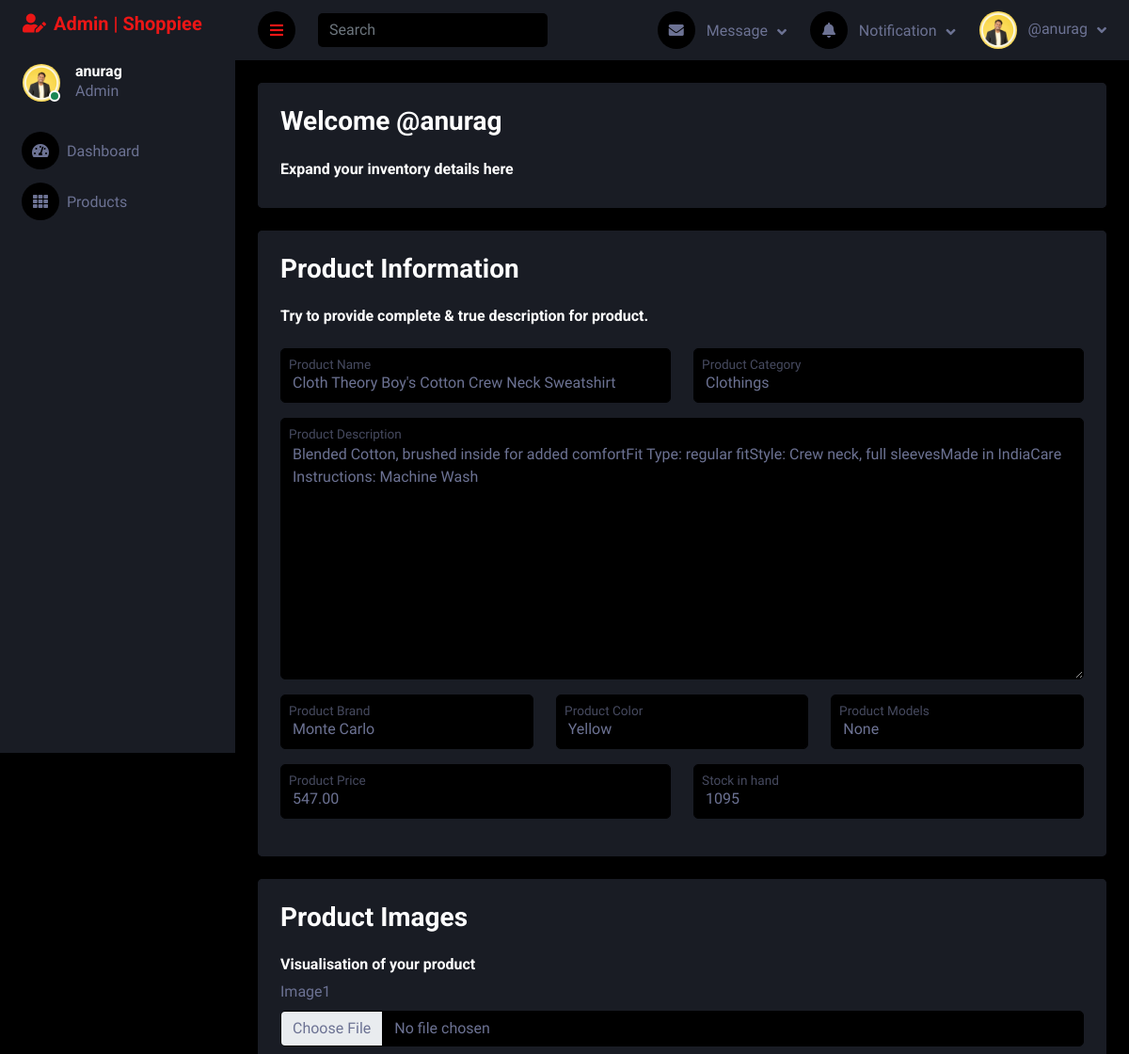
The page /add-product/anurag/14 (signed in, upper part) on the database as committed earlier.
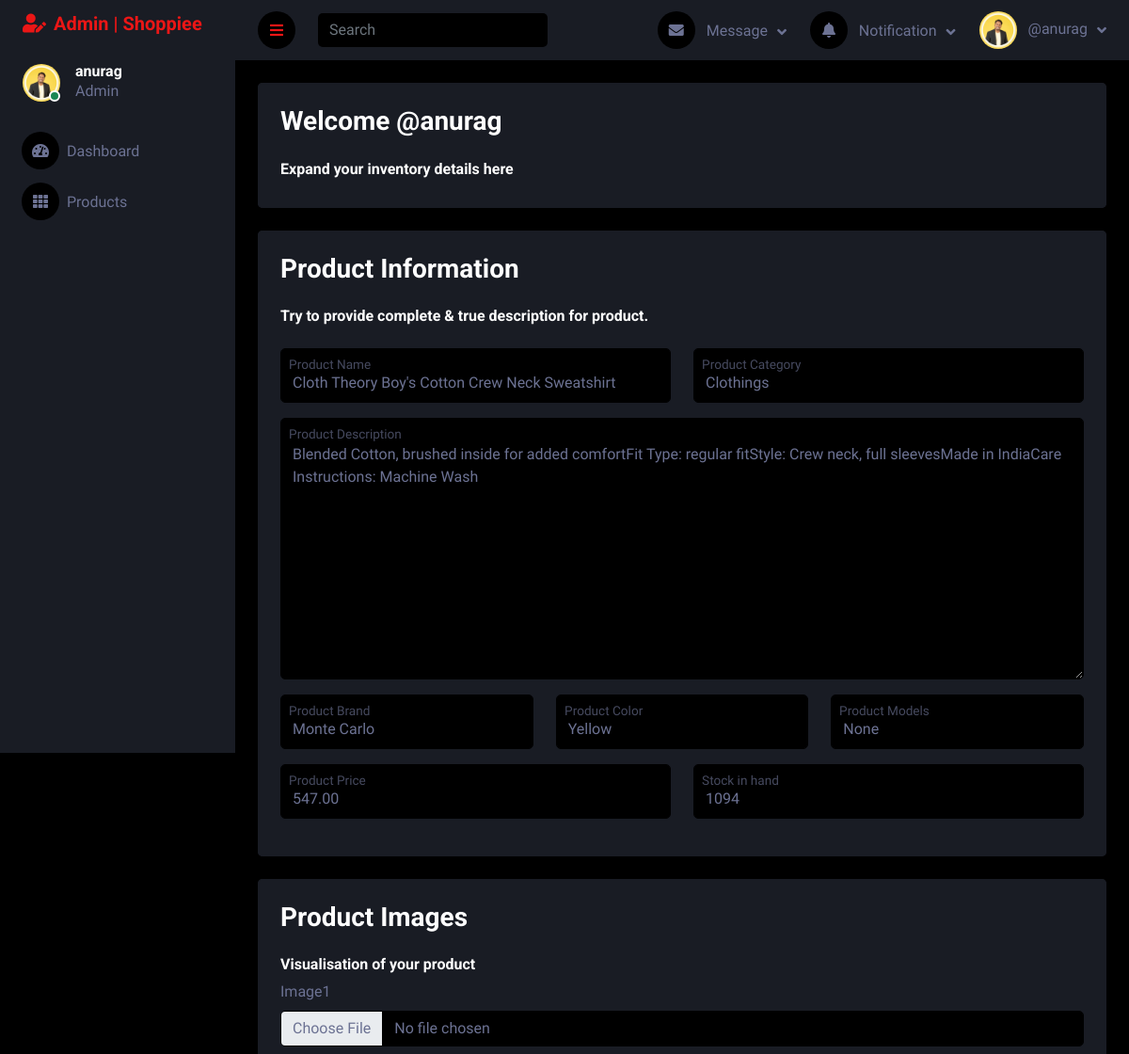
The same page on the database as committed later.
### product/models.py (models this page shows, shortened)
class Product(models.Model):
    product_name = models.CharField(max_length=100)
    product_desc = models.CharField(max_length=600)
    category = models.ForeignKey(ProductCategory, on_delete=models.SET_NULL, null=True)
    brand = models.ForeignKey(Brand, on_delete=models.SET_NULL, null=True)
    color = models.ForeignKey(Color, on_delete=models.SET_NULL, null=True, blank=True)
    mdl = models.ForeignKey(Mdl, on_delete=models.CASCADE, null=True, blank=True)
    price = models.DecimalField(max_digits=10, decimal_places=2)
    user = models.ForeignKey(User, on_delete=models.CASCADE)
    stock_quantity = models.PositiveIntegerField()
    image1 = models.ImageField(upload_to = 'static/')
    image2 = models.ImageField(upload_to = 'static/')
    image3 = models.ImageField(upload_to = 'static/')
    image4 = models.ImageField(upload_to = 'static/', blank=True)
    image5 = models.ImageField(upload_to = 'static/', blank=True)

class ProductCategory(models.Model):
    category = models.CharField(max_length=255)
    def __str__(self) -> str:
        return self.category

class Brand(models.Model):
    brand_name = models.CharField(max_length=255)
    category = models.ForeignKey(ProductCategory, on_delete=models.SET_NULL, null=True, blank=True)
    def __str__(self) -> str:
        return self.brand_name

class Color(models.Model):
    color_name = models.CharField(max_length=255, primary_key=True)
    def __str__(self) -> str:
        return self.color_name

### product/views.py (the view, shortened to what this page needs)
# urls.py: path('add-product/<str:uname>/<int:id>', views.addProduct),
@login_required(login_url='/register')
def addProduct(request, uname, id=None):
    if not request.user.is_authenticated:
        return JsonResponse({ 'redirect':'required', 'url': '/register'})
    if request.method == 'GET':
        if id==None:
            return render(request, 'admin_template/addProduct.html')
        else:
            return render(request, 'admin_template/addProduct.html', {'product_data' : Product.objects.get(id=id)})

### account/models.py (called while the page is built)
    def __str__(self) -> str:
        return self.username

### templates/admin_template/addProduct.html (shortened to what the changed rows need)
{% extends './adminBase.html' %}
{% load static %}
{% block content %}
<form enctype="multipart/form-data" action="" method="post">
    <div class="container-fluid pt-4 px-4">
        <div class="row bg-secondary rounded align-items-center justify-content-center mx-0">
            <div class="bg-secondary rounded h-100 p-4">
                <div class="row">
                    <div class="form-floating mb-3 col-md-6">
                        <input type="text" class="form-control" name="product_name" id="product_name"
                            placeholder="product_name" value="{{product_data.product_name}}">
                        <label for="product_name" class="mx-2">Product Name</label>
                    </div>
                    <div class="form-floating mb-3 col-md-6">
                        <input type="text" class="form-control" name="product_category" id="product_category"
                            placeholder="product_category" value="{{product_data.category}}">
                        <label for="product_category" class="mx-2">Product Category</label>
                    </div>
                </div>
                <div class="row">
                    <div class="form-floating mb-3 col-md-12">
                        <textarea class="form-control" name="product_desc" cols="30" style="height: fit-content;"
                            rows="10" id="product_desc"
                            placeholder="product_desc">{{product_data.product_desc}}</textarea>
                        <label for="product_desc" class="mx-2">Product Description</label>
                    </div>
                </div>
                <div class="row">
                    <div class="form-floating mb-3 col-md-4">
                        <input type="text" class="form-control" name="product_brand" id="product_brand"
                            placeholder="product_brand" value="{{product_data.brand}}">
                        <label for="product_brand" class="mx-2">Product Brand</label>
                    </div>
                    <div class="form-floating mb-3 col-md-4">
                        <input type="text" class="form-control" name="product_color" id="product_color"
                            placeholder="product_color" value="{{product_data.color}}">
                        <label for="product_color" class="mx-2">Product Color</label>
                    </div>
                    <div class="form-floating mb-3 col-md-4">
                        <input type="text" class="form-control" name="product_mdl" id="product_mdl"
                            placeholder="product_mdl" value="{{product_data.mdl}}">
                        <label for="product_mdl" class="mx-2">Product Models</label>
                    </div>
                </div>
                <div class="row">
                    <div class="form-floating mb-3 col-md-6">
                        <input type="number" class="form-control" name="product_price" id="product_price"
                            placeholder="product_price" value="{{product_data.price}}">
                        <label for="product_price" class="mx-2">Product Price</label>
                    </div>
                    <div class="form-floating mb-3 col-md-6">
                        <input type="number" class="form-control" name="product_stock" id="product_stock"
                            placeholder="product_stock" value="{{product_data.stock_quantity}}">
                        <label for="product_stock" class="mx-2">Stock in hand</label>
                    </div>
                </div>
            </div>
        </div>
    </div>
</form>
{% endblock %}

Rows that differ between the two databases and show on the page:
changed Product "Cloth Theory Boy's Cotton Crew Neck Sweatshirt": product_stock "1095" → "1094"
